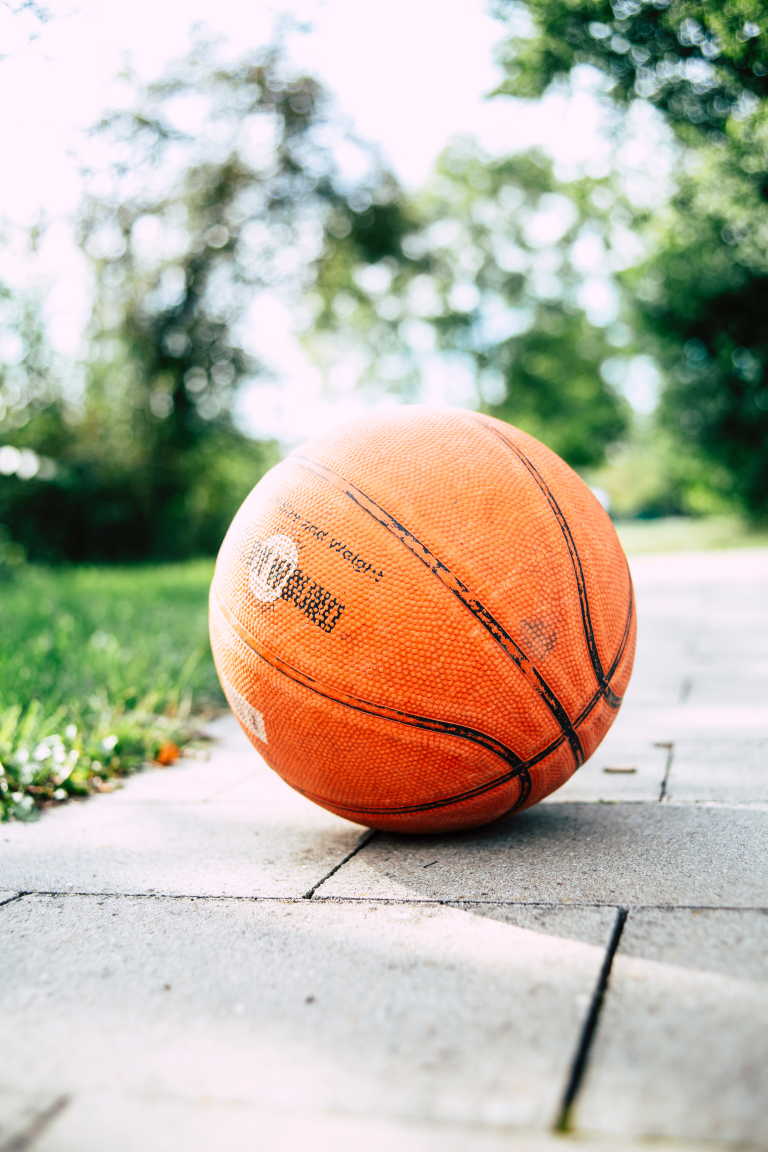
#> input picture 爬蟲/images/ball/10.jpg, 3840 x 5760 px, given in place of 10.jpg.jpg, which was not available (shown at 1/5 size)
$ python pillow1.py
#> lines starting #> are read from the running program, lines starting #| are printed output that depends on the picture
# from PIL import Image
from PIL import Image,ImageDraw,ImageFont
import os

input_image = input("想修改甚麼圖片")
#> the answer given: images/ball/10.jpg
img = Image.open(f"./images/ball/{input_image}.jpg")
#> img is the input picture: PIL image 3840x5760 RGB; mean R, G, B 187.7, 180.7, 163.8
# img.show()

#旋轉90度
# newImg = img.rotate(90)

#模式轉換
# black or white [0,1]
# newImg = img.convert('1')
# black white gray
#newImg = img.convert('L')
# rgba
# newImg = img.convert("RGB")
#cmyk 印刷全彩
# newImg = img.convert("CMYK")

# 更改圖片尺寸(長寬)
# newImg = img.resize((500,1000),Image.LANCZOS)

#嵌字，在照片加上文字
draw = ImageDraw.Draw(img)
font = ImageFont.truetype("Candara.ttf",150)
color = "red"
text = "test message"

draw.text((50,10),text,fill=color,font=font)


# newImg.show(draw.text)

folder_path = f'./images/ball/revise/'
os.makedirs(folder_path,exist_ok=True)
img_name = folder_path + f"draw_{input_image}.jpg"
# newImg.save(img_name)
img.save(img_name)
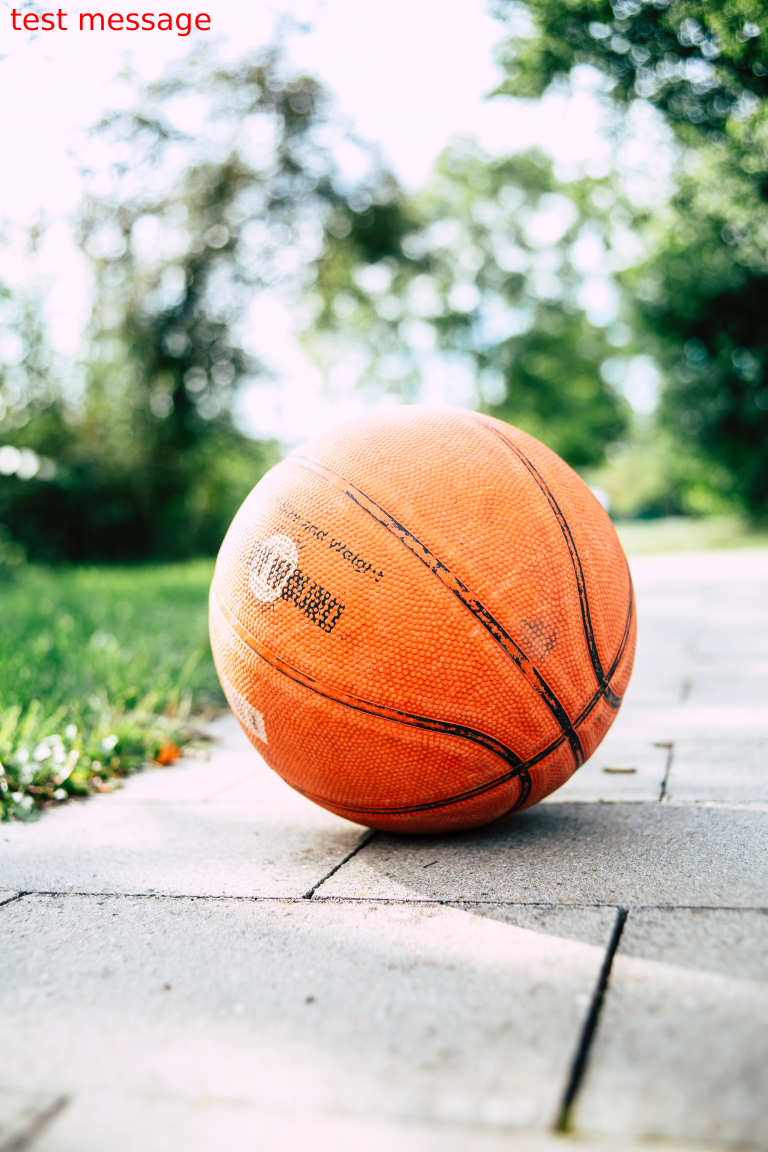
#> saved as 10.jpg.jpg: PIL image 3840x5760 RGB (shown at 1/5 size); mean R, G, B 187.8, 180.3, 163.4

# newImg.save(img_name,"jpg")

$ run again, on 爬蟲/images/ball/14.jpg
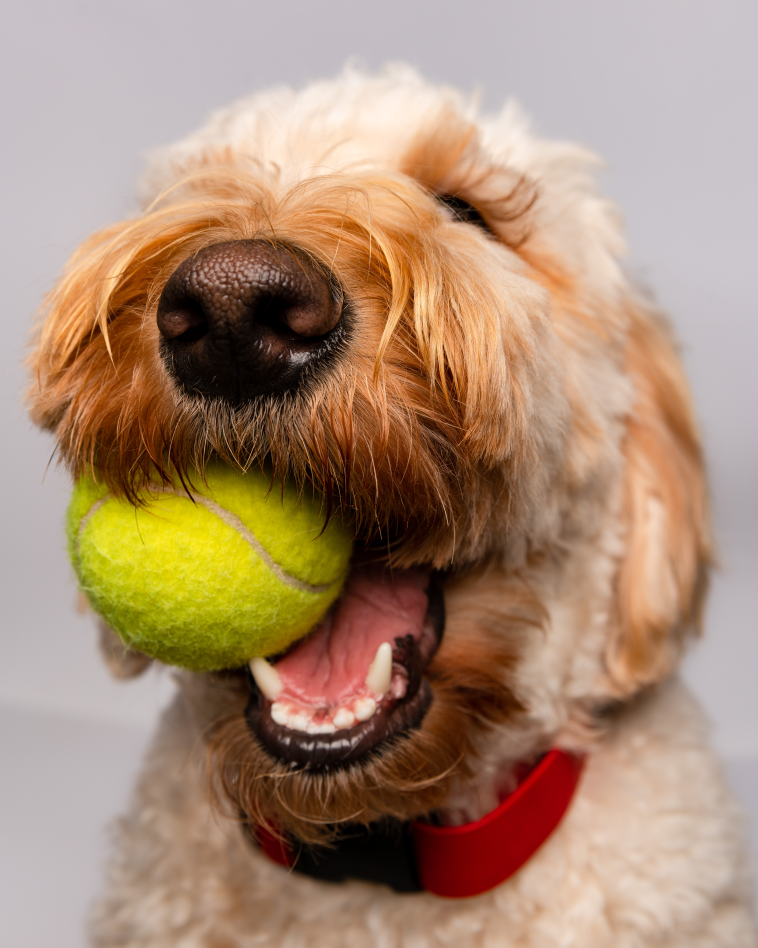
#> input picture 爬蟲/images/ball/14.jpg, 5304 x 6630 px, given in place of 14.jpg.jpg, which was not available (shown at 1/7 size)
#> img is the input picture: PIL image 5304x6630 RGB; mean R, G, B 169.6, 140.2, 116.5
#> `img.save(img_name)`:
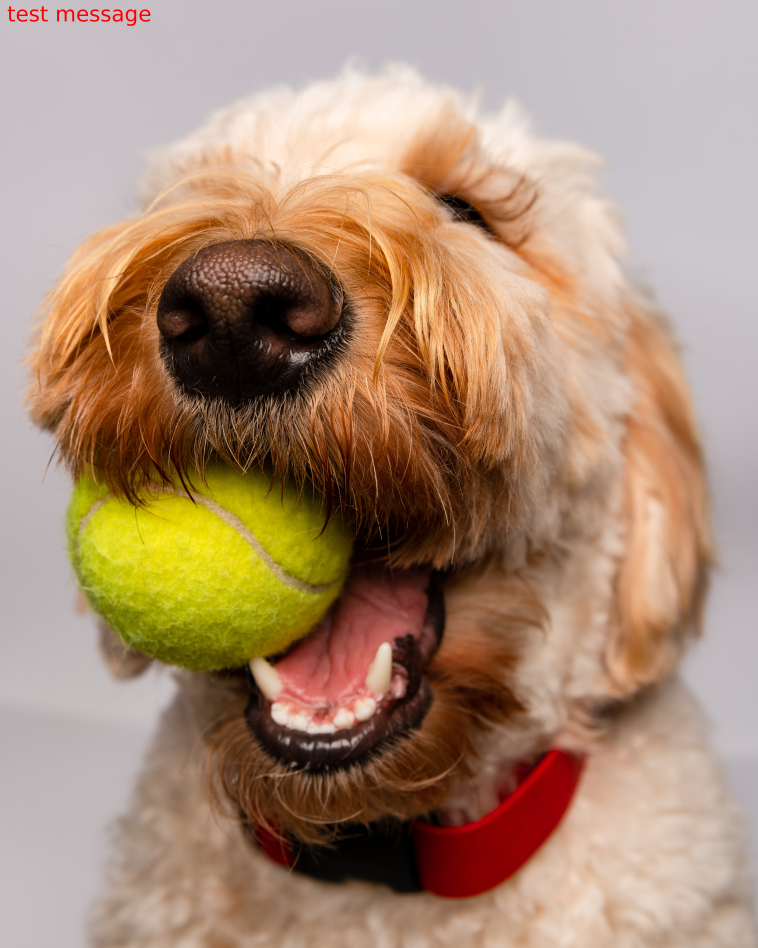
#> saved as 14.jpg.jpg: PIL image 5304x6630 RGB (shown at 1/7 size); mean R, G, B 169.6, 140, 116.3

$ run again, on 爬蟲/images/ball/15.jpg
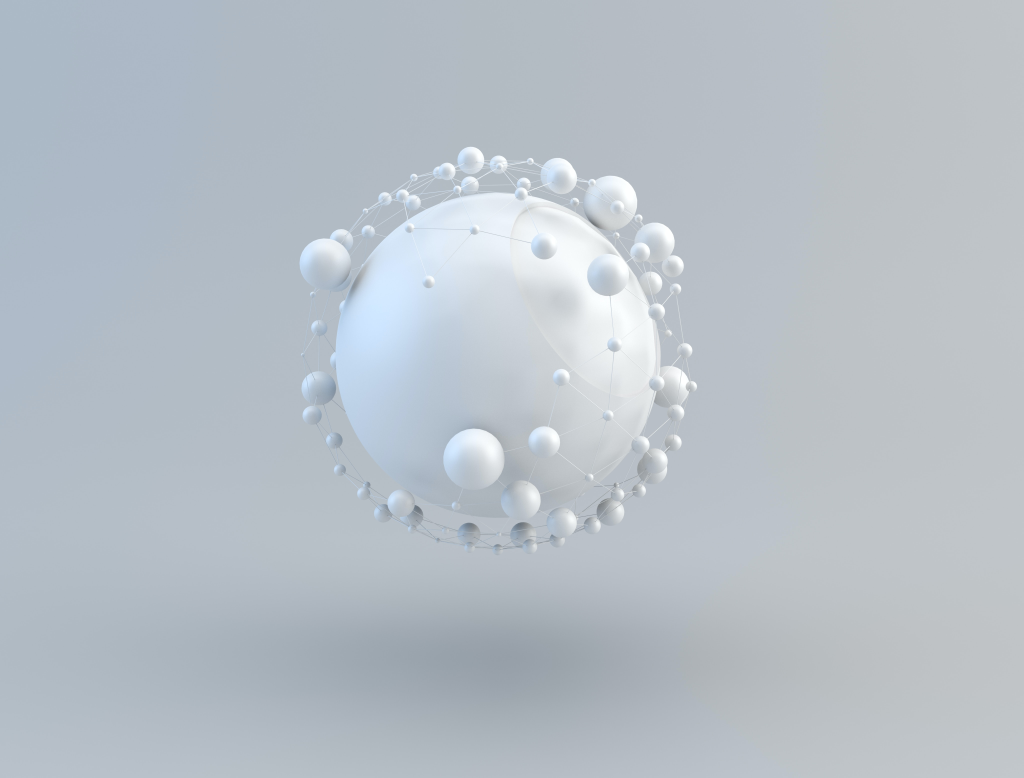
#> input picture 爬蟲/images/ball/15.jpg, 4096 x 3112 px, given in place of 15.jpg.jpg, which was not available (shown at 1/4 size)
#> img is the input picture: PIL image 4096x3112 RGB; mean R, G, B 183.5, 191.7, 199.5
#> `img.save(img_name)`:
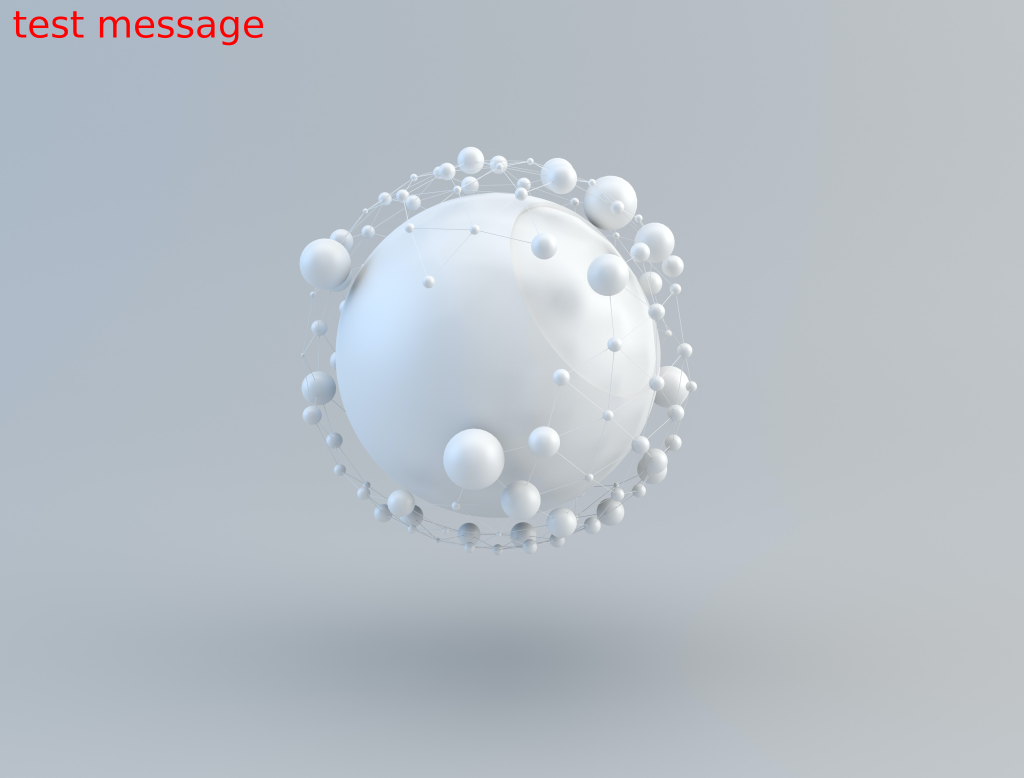
#> saved as 15.jpg.jpg: PIL image 4096x3112 RGB (shown at 1/4 size); mean R, G, B 183.7, 191.2, 199

$ run again, on 爬蟲/images/ball/3.jpg
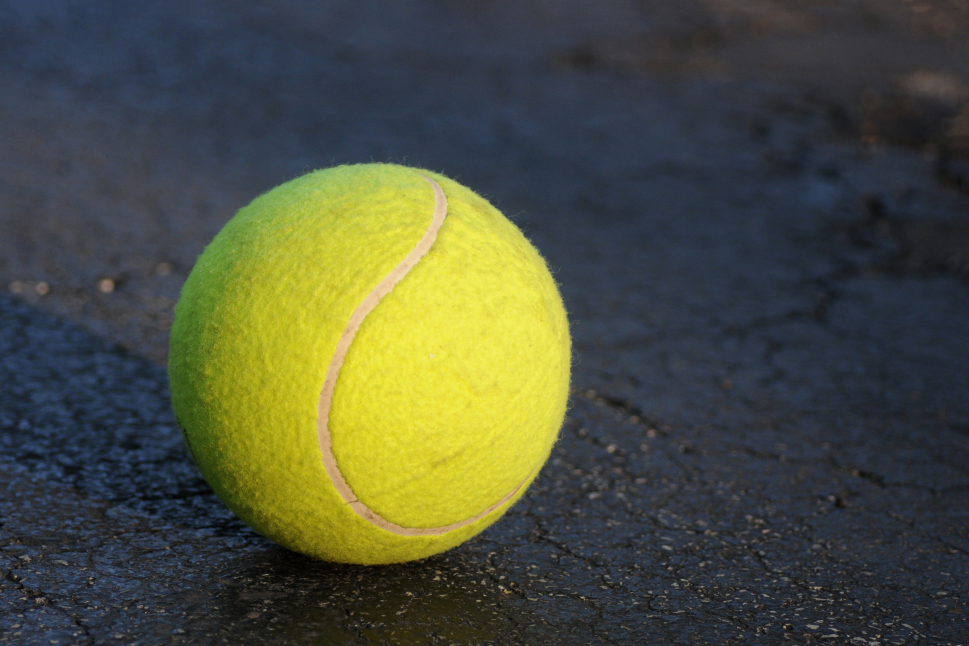
#> input picture 爬蟲/images/ball/3.jpg, 3876 x 2584 px, given in place of 3.jpg.jpg, which was not available (shown at 1/4 size)
#> img is the input picture: PIL image 3876x2584 RGB; mean R, G, B 75.9, 80, 61.5
#> `img.save(img_name)`:
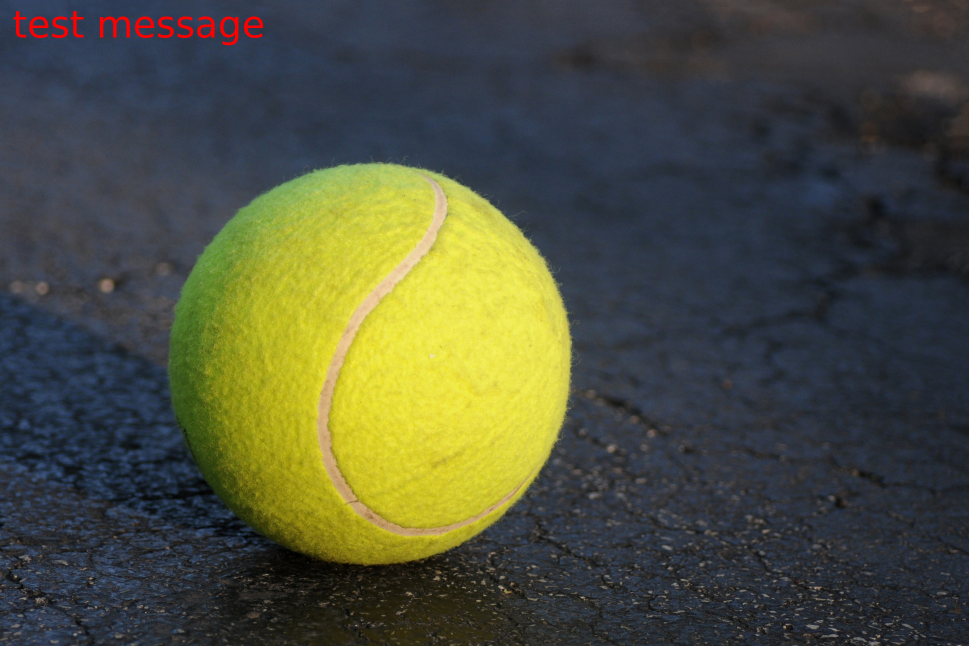
#> saved as 3.jpg.jpg: PIL image 3876x2584 RGB (shown at 1/4 size); mean R, G, B 76.6, 79.8, 61.2
